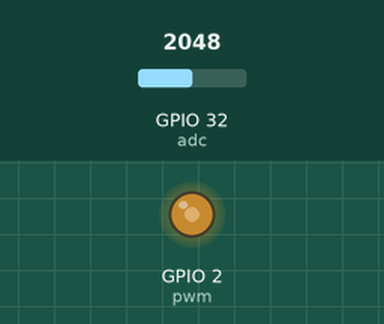
A program run on a simulated ESP32 board running MicroPython. On the bench: output pins drawn as LEDs (lit = HIGH). Inputs (shaded band) come from the test bench; at power-on: GPIO 32 (adc) = 2048 (analog values on the 0–4095 scale).

Above: at 1.2 s.
1.3 s: GPIO 32 (adc) set to 2866
At 2.3 s:
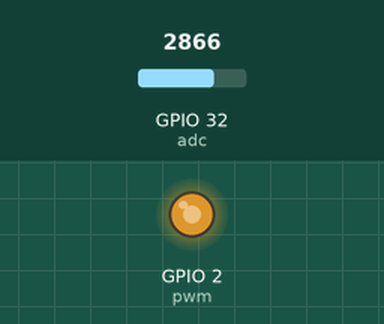
2.8 s: GPIO 32 (adc) set to 3603
At 3.4 s:
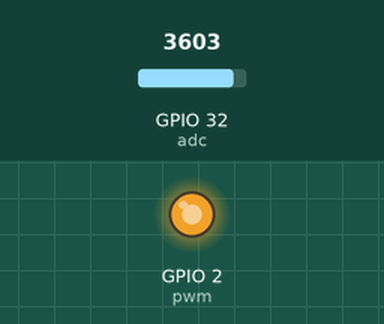
4.3 s: GPIO 32 (adc) set to 491
At 4.6 s:
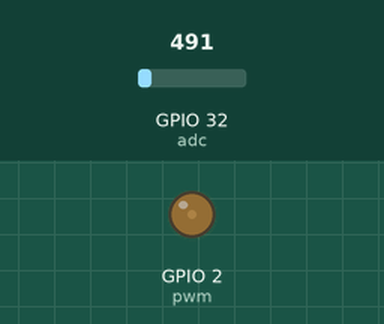
5.8 s: GPIO 32 (adc) set to 0
At 6.9 s:
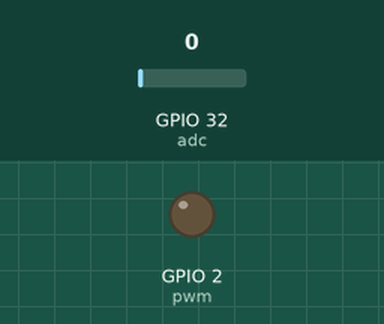
Timing chart, 0 to 8.3 s (numbered marks = the images above; inputs shaded):
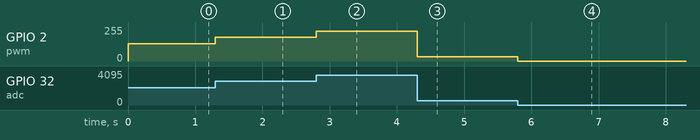

The program:

pwm.py
```python
from machine import PWM, Pin, ADC
import time

adc = ADC(Pin(32))          # create ADC object on ADC pin
adc.atten(ADC.ATTN_11DB)    # set 11dB input attenuation (voltage range roughly 0.0v - 3.6v)
adc.width(ADC.WIDTH_10BIT)  # Resultat av lesingen vil bli 0 - 1023

pwm = PWM(Pin(2)) # Pin 2 er led på kortet
pwm.freq(10)
pwm.duty()
pwm.duty(128) # Duty er tiden pinnen er på 128/1023
pwm.duty(1023)

# Setter duty til verdien vi leser på adc (potensiometer)
while True:
    pwm.duty(adc.read())
```

Measured:
- after the input at 1.3 s, GPIO 2 (pwm): 128/255 → 178/255 at once
- after the input at 2.8 s, GPIO 2 (pwm): 178/255 → 224/255 at once
- after the input at 4.3 s, GPIO 2 (pwm): 224/255 → 31/255 at once
- after the input at 5.8 s, GPIO 2 (pwm): 31/255 → 0/255 at once
